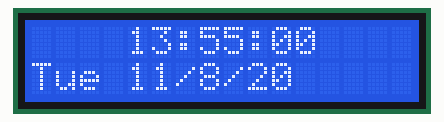
Simulated run of this sketch. Board: Arduino Uno, built with avr-gcc and run on an emulated ATmega328P. Shown: 16×2 character LCD. Wiring (inferred from the names in the program): DS3231 clock at I2C address 0x68. The local clock reads 2024-03-15 10:24:30 at power-on unless the sketch sets it.

Above: at 0.1 s.
At 4.1 s:
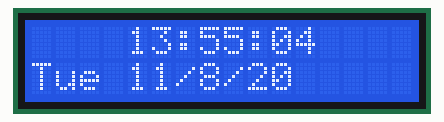
At 9.2 s:
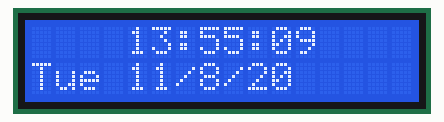
At 19.2 s:
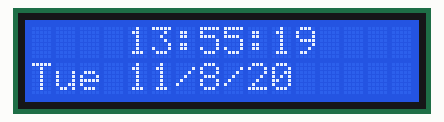
At 28.3 s:
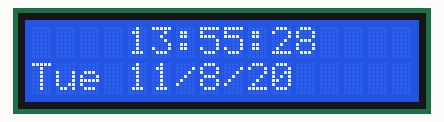
At 38.4 s:
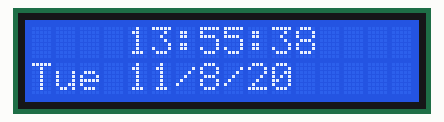

Measured:
- what the display in image 1 shows lasts 1.0 s, from 4.1 s to 5.1 s

The sketch:

project58.ino
```cpp
// Project 58 - Creating a Simple Digital Clock
#include "Wire.h"
#define DS3231_I2C_ADDRESS 0x68
#include <LiquidCrystal.h>
LiquidCrystal lcd( 8, 9, 4, 5, 6, 7 );
// Convert normal decimal numbers to binary coded decimal
byte decToBcd(byte val)
{
  return( (val/10*16) + (val%10) );
}
// Convert binary coded decimal to normal decimal numbers
byte bcdToDec(byte val)
{
  return( (val/16*10) + (val%16) );
}

void setDS3231time(byte second, byte minute, byte hour, byte dayOfWeek, byte
dayOfMonth, byte month, byte year)
{
  // sets time and date data to DS3231
  Wire.beginTransmission(DS3231_I2C_ADDRESS);
  Wire.write(0); // set next input to start at the seconds register
  Wire.write(decToBcd(second)); // set seconds
  Wire.write(decToBcd(minute)); // set minutes
  Wire.write(decToBcd(hour)); // set hours
  Wire.write(decToBcd(dayOfWeek)); // set day of week (1=Sunday, 7=Saturday)
  Wire.write(decToBcd(dayOfMonth)); // set date (1 to 31)
  Wire.write(decToBcd(month)); // set month
  Wire.write(decToBcd(year)); // set year (0 to 99)
  Wire.endTransmission();
}
void readDS3231time(byte *second,
byte *minute,
byte *hour,
byte *dayOfWeek,
byte *dayOfMonth,
byte *month,
byte *year)
{
  Wire.beginTransmission(DS3231_I2C_ADDRESS);
  Wire.write(0); // set DS3231 register pointer to 00h
  Wire.endTransmission();
  Wire.requestFrom(DS3231_I2C_ADDRESS, 7);
  // request seven bytes of data from DS3231 starting from register 00h
  *second = bcdToDec(Wire.read() & 0x7f);
  *minute = bcdToDec(Wire.read());
  *hour = bcdToDec(Wire.read() & 0x3f);
  *dayOfWeek = bcdToDec(Wire.read());
  *dayOfMonth = bcdToDec(Wire.read());
  *month = bcdToDec(Wire.read());
  *year = bcdToDec(Wire.read());
}
void displayTime()
{
  byte second, minute, hour, dayOfWeek, dayOfMonth, month, year;
  // retrieve data from DS3231
  readDS3231time(&second, &minute, &hour, &dayOfWeek, &dayOfMonth, &month,
  &year);
  // send the data to the LCD shield
  lcd.clear();
  lcd.setCursor(4,0);
  lcd.print(hour, DEC);
  lcd.print(":");
  if (minute<10)
  {
    lcd.print("0");
  }
  lcd.print(minute, DEC);
  lcd.print(":");
  if (second<10)
  {
    lcd.print("0");
  }
  lcd.print(second, DEC);
  lcd.setCursor(0,1);
  switch(dayOfWeek){
  case 1:
    lcd.print("Sun");
    break;
  case 2:
    lcd.print("Mon");
    break;
  case 3:
    lcd.print("Tue");
    break;
  case 4:
    lcd.print("Wed");
    break;
  case 5:
    lcd.print("Thu");
    break;
  case 6:
    lcd.print("Fri");
    break;
  case 7:
    lcd.print("Sat");
    break;
  }
  lcd.print(" ");
  lcd.print(dayOfMonth, DEC);
  lcd.print("/");
  lcd.print(month, DEC);
  lcd.print("/");
  lcd.print(year, DEC);
}
void setup()
{
  Wire.begin();
  lcd.begin(16, 2);
  // set the initial time here:
  // DS3231 seconds, minutes, hours, day, date, month, year
  setDS3231time(0, 55, 13, 3, 11, 8, 20);
}
void loop()
{
  displayTime(); // display the real-time clock time on the LCD,
  delay(1000); // every second
}
```
